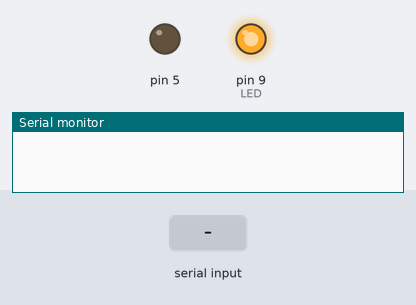
A sketch run on a simulated Arduino Uno, built with avr-gcc and run on an emulated ATmega328P. Parts: output pins drawn as LEDs (lit = HIGH), the last lines printed to the serial monitor. The inputs (shaded band) are chosen by the test bench. Storage starts empty.

Above: at 0.1 s.
At 3.3 s:
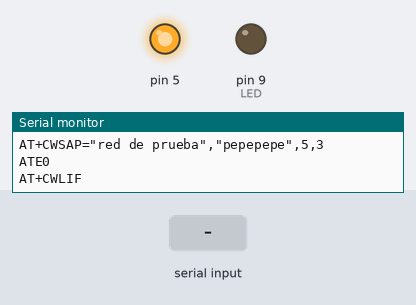
3.4 s: "1" received over Serial
At 4.42 s:
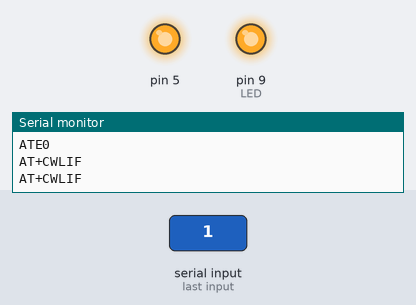
Timing chart, 0 to 6.4 s (numbered marks = the images above; inputs shaded):
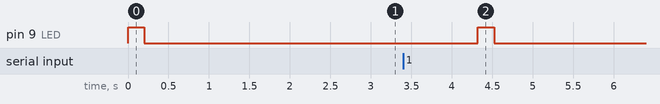

The sketch:

android_arduino_8266_prueba_tcp_server.ino
```cpp
#include <SPI.h>
#include "SdFat.h"

// SD chip select pin
const uint8_t chipSelect = 10;
// file system
SdFat SD;
// test file
SdFile file;

#define LED             9
#define PULSADOR1       2

// dirección en el bus I2C del RTC
const int DS3231 = 0x68;

// Inicializar variables de fecha y hora
byte segundo = 0;
byte minuto = 0;
byte hora = 0;
byte mes = 0;
byte anio = 0;
byte weekday = 0;
byte dia = 0;

byte val1;
char str3[] = "archivo.txt";
unsigned long previousMillis = 0;

unsigned long cantidad_paquetes = 0;

boolean enviar = false;

int cuenta = 0;
int cuenta2 = 1;
int resto = 0;
byte inByte;
int count = 0;

char pass1[]="pepepepe";
char pass2[]="titotito";
char pass3[]="juanjuan";

char contrasenia[] = "        ";

void setup() {
  Serial.begin(115200);

  pinMode(LED,OUTPUT);
  pinMode(5, OUTPUT);
  pinMode(PULSADOR1,INPUT_PULLUP );

  digitalWrite(LED,HIGH);
  delay(200);
  digitalWrite(LED,LOW);

  digitalWrite(5,HIGH);
  delay(2);
  if (!SD.begin(chipSelect, SD_SCK_MHZ(50))) {
     digitalWrite(LED,HIGH);
  }

  // establecer seteos del módulo
  Serial.println(F("AT+CWMODE=3"));
  delay(100);
  Serial.println(F("AT+CWDHCP=2,1"));
  delay(100);
  Serial.println(F("AT+CIPMUX=1"));
  delay(100);

  Serial.print(F("AT+CWSAP="));
  Serial.write(34);
  Serial.print(F("red de prueba"));
  Serial.write(34);    //comilla
  Serial.write(44);   //coma
  Serial.write(34);    //comilla

  Serial.print(pass1);
  Serial.write(34);    //comilla
  Serial.write(44);   //coma
  Serial.println(F("5,3"));
  delay(1500);

  Serial.println(F("ATE0"));
  delay(100);

}

void loop() {
byte datito;


  // preguntar periódicamente si hay algún dispositivo conectado al esp8266 como access point
  Serial.println(F("AT+CWLIF"));
  delay(100);
  while (Serial.available() > 0)
  //if (Serial.available() > 0)
  {
   inByte = Serial.read();
   if (inByte == '1') {           // "1" por la IP del celular (que arranca en 192)
      digitalWrite(LED,HIGH);
      delay(200);
      digitalWrite(LED,LOW);

      enviar = true;
      break;
   }
  }


  if (enviar == true ){

      delay(6000);          // retardo largo para poder arrancar el servidor TCP en el celular

      enviar = false;
      Serial.println(F("ATE1"));
      delay(500);
      Serial.print(F("AT+CIPSTART=4,"));
      Serial.write(34);
      Serial.print(F("TCP"));
      Serial.write(34);
      Serial.print(F(","));
      Serial.write(34);
      Serial.print(F("192.168.4.2"));
      Serial.write(34);
      Serial.println(F(",9999"));
      delay(5000);
      Serial.println(F("AT+CIPSEND=4,16"));
      delay(1500);
      Serial.println(F("FIN DE PROCESO"));
      delay(800);
      Serial.println(F("AT+CIPCLOSE=4"));
      delay(300);
      while(1){
        digitalWrite(LED,HIGH);
        delay(70);
        digitalWrite(LED,LOW);
        delay(400);
      }
  }
  delay(2000);
}
```

Measured:
- after the input at 3.4 s, pin 9 (LED): LOW → HIGH after 0.92 s, → LOW 0.20 s later
